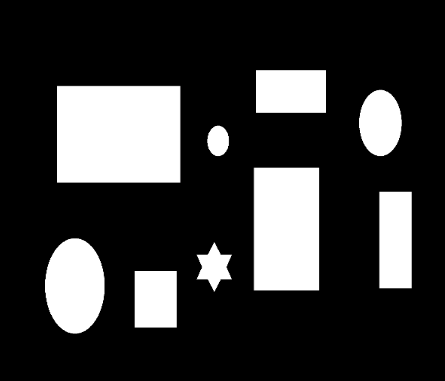
//> input picture Turtle/task2.png, 445 x 381 px
$ ./rrt_star   (built with g++ and OpenCV 4)
//> lines starting //> are read from the running program, lines starting //| are printed output that depends on the picture; after the words box and inside, x2 and y2 are one past the last pixel; in counts of white or black regions, pixels touching at a corner belong together
#include"opencv2/highgui/highgui.hpp"
#include"opencv2/imgproc/imgproc.hpp"
#include"opencv2/core/core.hpp"
#include<iostream>
#include<queue>
#include<math.h>
#include<cstdlib>
#include<vector>
#include<time.h>
#include<fstream>

#define step_size 30
#define range 35
#define branch_color 64
#define path_color 192

using namespace cv;
using namespace std;

Mat img, img1, img2, img3;

struct coordinate
{
	int x;
	int y;
	int index;
	int prev_index;
	int height;
};

struct CompareHeight {
    bool operator() (coordinate const& p1, coordinate const& p2)
    {
        // return "true" if "p1" is ordered
        // before "p2", for example:
        return p1.height > p2.height;
    }
};

void binary()
{
	for(int i=0; i<img1.rows; i++)
	{
		for(int j=0; j<img1.cols; j++)
		{
			if(img1.at<uchar>(i,j) >= 127)
				img1.at<uchar>(i,j) = 255;
			else
				img1.at<uchar>(i,j) = 0;
		}
	}
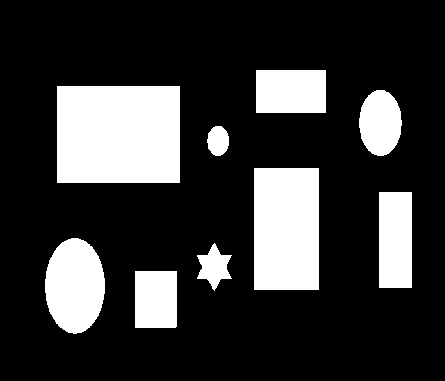
//> img1: 381 rows x 445 cols, CV_8UC1; 21.5% white; 9 white regions, largest, box (x1, y1, x2, y2) and area: (57, 86, 180, 183) 11931, (254, 168, 319, 290) 7930, (45, 238, 105, 334) 4483
}

double dist( coordinate p1, coordinate p2 )
{
	return sqrt(pow(p1.x - p2.x, 2)  + pow(p1.y - p2.y, 2));
}

int rrt_star(coordinate start, coordinate end, vector<coordinate> pixel)
{
	priority_queue <coordinate, vector <coordinate>, CompareHeight> nbd;
	coordinate point, temp;
	int count=0, min_index, min_height, ins_x, ins_y, i, j, k, iter = 1;
	bool reach = false, flag;
	double min_dist, gap;
	//cout<<"P0\n";
	start.prev_index = -1;
	start.height = 0;
	start.index = 0;
	pixel.push_back(start);
	//cout<<"P1\n";
	imshow("wind", img2);
	imshow("win", img1);
	waitKey(0);
	while(iter>0)
	{
		flag = false;
		//Checking if destination is reached
		if(reach == false && dist(pixel[count], end) < step_size)
		{
			end.prev_index = count;
			count++;
			end.index = count;
			line(img2, Point(pixel[count].y, pixel[count].x), Point(pixel[count-1].y, pixel[count-1].x), branch_color, 1);
			pixel.push_back(end);
			reach = true;
			//waitKey(0);
		}
		min_dist = img.rows + img.cols;
		point.x = ((double) rand() / RAND_MAX) * img.rows;
		point.y = ((double) rand() / RAND_MAX) * img.cols;
		for(i=0; i<=count; i++)
		{
			gap = dist(point, pixel[i]);
			//Checking if a point lies in the neighbourhood of the newly generated point
			if(gap < range)
			{
				flag = true;
				//Checking if the path is obstacle free: If yes, then pushed into the priority queue
					for(j = 1; j <= gap; j++)
					{
						ins_y = pixel[i].y + (point.y - pixel[i].y)*j/gap;
						ins_x = pixel[i].x + (point.x - pixel[i].x)*j/gap;
						if(img1.at<uchar>(ins_x, ins_y) == 255)
							break;
					}
					if(j > gap)
					{
						nbd.push(pixel[i]);
					}
			}
			//If no point lies in the neighbourhood, then minimum distance is calculated
			if(flag == false)
			{
				if(gap < min_dist)
				{
					min_dist = gap;
					min_index = i;
				}
			}
		}
		//If no point lies in the neighbourhood, then function as RRT
		if(flag == false)
		{
			temp.x = pixel[min_index].x + (point.x - pixel[min_index].x)*step_size/min_dist;
			temp.y = pixel[min_index].y + (point.y - pixel[min_index].y)*step_size/min_dist;
				for(j = 1; j <= step_size; j++)
				{
					ins_y = pixel[min_index].y + (point.y - pixel[min_index].y)*j/step_size;
					ins_x = pixel[min_index].x + (point.x - pixel[min_index].x)*j/step_size;
					if(img1.at<uchar>(ins_x, ins_y) == 255)
						break;
				}
				if(j > step_size)
				{
					//img2.at<uchar>(temp.x, temp.y) = 127;
					line(img2,Point(pixel[min_index].y, pixel[min_index].x),Point(temp.y, temp.x), branch_color, 1);
					count++;
					temp.prev_index = min_index;
					temp.index = count;
					temp.height = pixel[min_index].height + 1;
					pixel.push_back(temp);
				}
			imshow("win", img1);
			imshow("wind", img2);
			//if(count < 145)
			//{
				waitKey(1);
			// [5 lines of commented-out code are left out]
		}
		//Reassigning nodes to a better path
		else
		{
			//cout<<"priority_queue size = "<<nbd.size()<<endl;
			if(!nbd.empty())
			{
				count++;
				temp = nbd.top();
				//cout<<temp.height<<endl;
				point.index = count;
				point.height = temp.height + 1;
				point.prev_index = temp.index;
				pixel.push_back(point);
				line(img2,Point(pixel[temp.index].y, pixel[temp.index].x),Point(point.y, point.x), branch_color, 1);
				nbd.pop();
				while(!nbd.empty())
				{
					temp = nbd.top();
					//cout<<temp.height<<endl;
					if(temp.height >= point.height + 1)
					{
						gap = dist(temp, point);
						for(j = 1; j <= gap; j++)
						{
							ins_y = temp.y + (point.y - temp.y)*j/gap;
							ins_x = temp.x + (point.x - temp.x)*j/gap;
							if(img1.at<uchar>(ins_x, ins_y) == 255)
								break;
						}
						if(j>gap)
						{
							line(img2,Point(pixel[temp.prev_index].y, pixel[temp.prev_index].x),Point(temp.y, temp.x), 0, 1);
							pixel[temp.index].prev_index = point.index;
							pixel[temp.index].height = point.height + 1;
							line(img2,Point(pixel[temp.index].y, pixel[temp.index].x),Point(point.y, point.x), branch_color, 1);
						}
					}
					nbd.pop();
					imshow("win", img1);
					imshow("wind", img2);
					//if(count < 145)
					//{
						waitKey(1);
					// [5 lines of commented-out code are left out]
				}
			}
		}
		//cout<<count<<endl;
		//Drawing the new path
		if(reach == true){
			k = end.index;
			int c = 0;
			img1 = img3.clone();
			while(pixel[k].prev_index != -1)
			{
				line(img1,Point(pixel[k].y, pixel[k].x),Point(pixel[pixel[k].prev_index].y, pixel[pixel[k].prev_index].x), path_color, 1);
				line(img2,Point(pixel[k].y, pixel[k].x),Point(pixel[pixel[k].prev_index].y, pixel[pixel[k].prev_index].x), path_color, 1);
				c++;
				cout<<c<<" "<<pixel[k].x<<" "<<pixel[k].y<<endl;
				k = pixel[k].prev_index;
				//waitKey(20);
				imshow("win", img1);
				imshow("wind", img2);
			}
			cout<<c<<" "<<pixel[k].x<<" "<<pixel[k].y<<endl;
			iter--;
			waitKey(200);
		}
		//cout<<"Iteration = "<<iter<<endl;
	}
//> this loop made 1373 passes
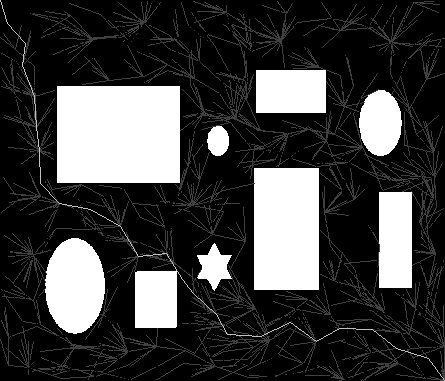
//> img2: 381 rows x 445 cols, CV_8UC1; 10.59% of pixels changed, all inside (x1, y1, x2, y2) = (0, 0, 445, 381)
//> after the loop, end.prev_index = 988; count = 990; end.index = 989; reach = true; min_dist = 47.68; ins_y = 142; ins_x = 75; nbd = 0 items
	waitKey(0);
}

int main()
{
	srand(time(NULL));
	coordinate start, end;
	img = imread("task2.png",0);
	start.x = 0;
	start.y = 0;
	img1 = img.clone();
	end.x = img.rows - 1;
	end.y = img.cols - 1;
	//cout<<"Hopeless me\n";
	vector<coordinate> pixel;
	binary();
	img2 = img1.clone();
	img3 = img1.clone();
	dilate(img1, img1, 5);
	//cout<<"Hi\n";
	rrt_star(end, start, pixel);
	return 0;
}
